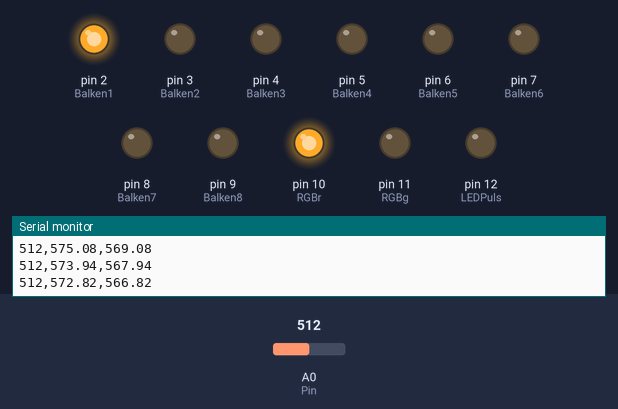
Bench run of a sketch on a simulated Arduino Uno, built with avr-gcc and run on an emulated ATmega328P. Parts: output pins drawn as LEDs (lit = HIGH), the last lines printed to the serial monitor. Dashed ring = blinking. Inputs (shaded band) come from the test bench; at power-on: A0 (Pin) = 512.

Above: at 1.2 s.
1.3 s: A0 (Pin) set to 553
4.3 s: A0 (Pin) set to 574
At 6.2 s:
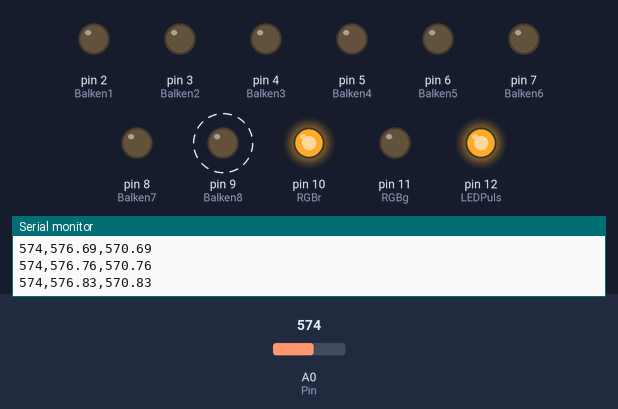
7.3 s: A0 (Pin) set to 511
At 7.9 s:
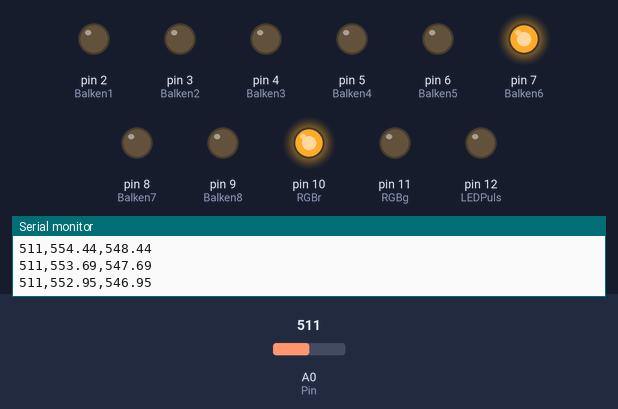
10.3 s: A0 (Pin) set to 537
At 12.1 s:
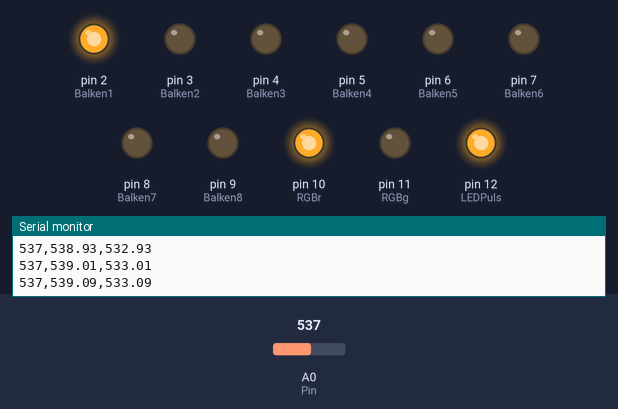
13.3 s: A0 (Pin) set to 306
At 13.7 s:
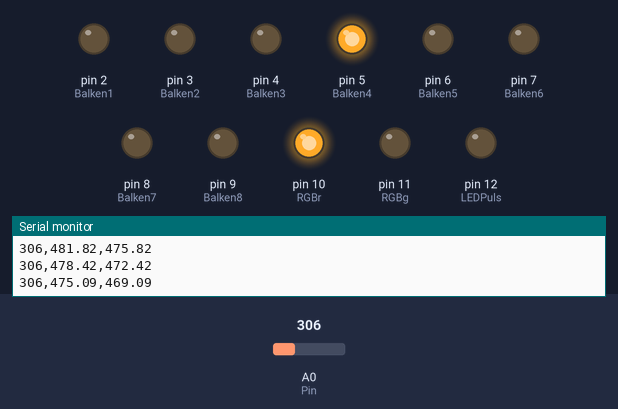
16.3 s: A0 (Pin) set to 331
At 17.5 s:
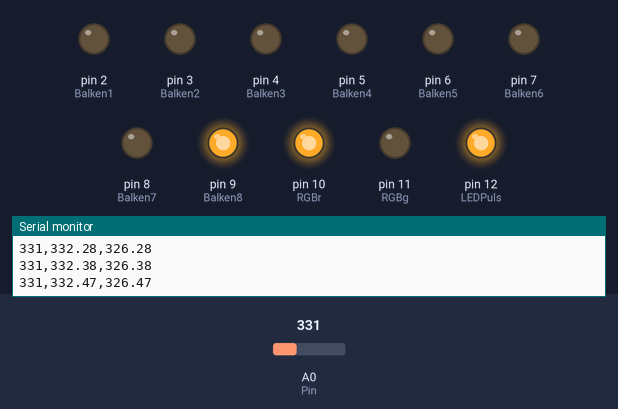
Timing chart, 0 to 20.3 s (numbered marks = the images above; inputs shaded):
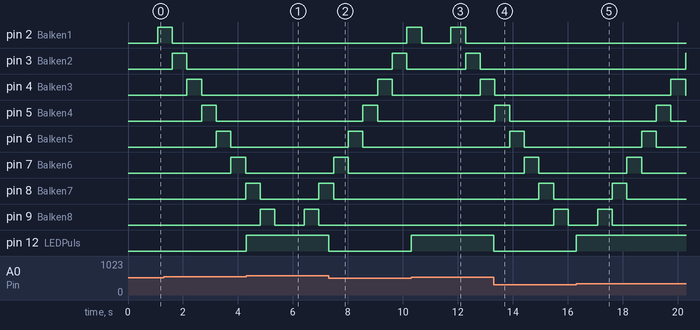

Measured:
- the behaviour switches between 563 and 564 on A0 (Pin) (found by bisection; images 0 and 1)
- the behaviour switches between 519 and 520 on A0 (Pin) (found by bisection; images 2 and 3)
- the behaviour switches between 322 and 323 on A0 (Pin) (found by bisection; images 4 and 5)
- after the input at 4.3 s, pin 12 (LEDPuls): LOW → HIGH at once
- after the input at 7.3 s, pin 12 (LEDPuls): HIGH → LOW at once
- after the input at 10.3 s, pin 12 (LEDPuls): LOW → HIGH at once
- after the input at 13.3 s, pin 12 (LEDPuls): HIGH → LOW at once
- after the input at 16.3 s, pin 12 (LEDPuls): LOW → HIGH at once

The sketch:

Biofeedback.ino
```cpp
///////////////////////////////////////////////////////////////////////////////////
// Biofeedback
// von Ulrich Schmerold
// 09/2020
////////////////////////////////////////////////////////////////////////////////////
#include "LED.h"

unsigned int value;       // Wert vom Pulssensor
const int Abstand = 6;    // Abstand von Puls ein - Puls aus
unsigned long timer;
unsigned long duration = 700;  // Abstand (Zeit) zwischen zwei Pulssequenzen. Wert wird später angepasst.
byte state = 0;

float Output;         // Ergebnis der Mittelwert-Rechnung.
float Oldvalue = 700; // wird durch Mittelwertberechnung angepasst
const float n = 0.98; // Wert für die Berechnung vom Gleitenden Mittelwert (n < 1)


int RSA;  //Respiratorische SinusArrhythmie
// die folgenden vier Variablen werden zur Berechnung eines RSA aus einer Atemsequenz (Aus + Einatmung) benötigt
long T_Ein = 0L;
long T_Aus = 0L;
 int N_Ein = 0;
 int N_Aus = 0;

void setup() {
  Serial.begin(9600);
  pinMode( A0, INPUT );     // Pin, an dem der Pulssensor angeschlossen ist
  SetupLED();               // Initialisierung aller Variablen für die LED Anzeigen (LED.h)
  digitalWrite(RGBr, HIGH);
}

void loop() {

  int z = Atmung(); // LED-Balkenanzeige laufen lassen

  //**************** Messung Pulssignal ***********************

  value = analogRead(A0);

  //***************** gleitender Mittelwert (Lowpass-Filter )***************

  Output = Oldvalue * n + value * (1 - n); // wobei n < 1
  Oldvalue = Output;

  //************************************************************************
  if (value > (Output + Abstand))
  {
    if (state == 0) { // Pulsschlag erkannt
      state = 1;
      duration = millis() - timer;
      timer = millis();
      digitalWrite(LEDPuls, HIGH); // Puls LED einschalten

      // ***************** Ausgabe der Dauer einer Pulssequenz für den Arduino Serial Plotter
      // if ((duration >750) && (duration<900))   Serial.println(duration);

      //****************** hier wird die Respiratorische SinusArrhythmie (RSA) aus einer Atemsequenz ermittelt ********
      if ( z > 0 && z < 10) {  // Einatmung
        N_Ein++;
        T_Ein = T_Ein + duration;
      }
      if ( z > 10 && z <= 19) { // Ausatmung
        N_Aus++;
        T_Aus = T_Aus + duration;
      }
      if (z == 0){ // eine Atemsequenz abgeschlossen
        RSA = ((T_Aus / N_Aus) - (T_Ein / N_Ein));
        if (RSA >= 0) {
          digitalWrite(RGBr, LOW);
          digitalWrite(RGBg, HIGH);
        }
        if (RSA < 0){
          digitalWrite(RGBg, LOW);
          digitalWrite(RGBr, HIGH);
        }
        T_Aus = 0L;
        T_Ein = 0L;
        N_Ein = 0;
        N_Aus = 0;
      }
      //**************************************************************************
    }
  }
  if (state == 1) {
    if  (value < (Output )) {
      state = 0;
      digitalWrite(LEDPuls, LOW);  //Puls LED auschalten
    }
  }

  // *************** Testausgabe der Werte *****************
    Serial.print(value);

    Serial.print(","); Serial.print(Output+Abstand);
    Serial.print(","); Serial.print(Output);

    Serial.println();

  //*************************************************************
}
```

LED.h
```cpp
const byte LEDPuls = 12; // LED blinkt im Tackt vom Puls

const byte RGBg = 11;   //Große LED grün
const byte RGBr = 10;   //Große LED rot

const byte Balken1 = 2;
const byte Balken2 = 3;
const byte Balken3 = 4;
const byte Balken4 = 5;
const byte Balken5 = 6;
const byte Balken6 = 7;
const byte Balken7 = 8;
const byte Balken8 = 9;

byte z = 0;
unsigned long t = millis();
const unsigned long f = 60000 / 6 / 19; // Zeit pro Atemphase ==> 6 Atemzüge pro Minute  ==> Millisekunden (6000) / Atemzüge (6) / Phasen Balkenanzeige (19)

int zz = 3;

void SetupLED()
{
  pinMode( LEDPuls, OUTPUT );

  pinMode( RGBr, OUTPUT );
  pinMode( RGBg, OUTPUT );

  pinMode( Balken1, OUTPUT );
  pinMode( Balken2, OUTPUT );
  pinMode( Balken3, OUTPUT );
  pinMode( Balken4, OUTPUT );
  pinMode( Balken5, OUTPUT );
  pinMode( Balken6, OUTPUT );
  pinMode( Balken7, OUTPUT );
  pinMode( Balken8, OUTPUT );
}

int Atmung()
{
  if(millis() - t > f ) {
    switch ( z++ ){
      case 1:
        digitalWrite(Balken1, HIGH);  // Einatmung beginnt
      break;
      case 2:
        digitalWrite(Balken1, LOW);
        digitalWrite(Balken2, HIGH);
      break;
      case 3:
        digitalWrite(Balken2, LOW);
        digitalWrite(Balken3, HIGH);
      break;
      case 4:
        digitalWrite(Balken3, LOW);
        digitalWrite(Balken4, HIGH);
      break;
      case 5:
        digitalWrite(Balken4, LOW);
        digitalWrite(Balken5, HIGH);
      break;
      case 6:
         digitalWrite(Balken5, LOW);
         digitalWrite(Balken6, HIGH);
      break;
      case 7:
        digitalWrite(Balken6, LOW);
        digitalWrite(Balken7, HIGH);
      break;
      case 8:
        digitalWrite(Balken7, LOW);
        digitalWrite(Balken8, HIGH);
      break;
      case 9:
           digitalWrite(Balken8, LOW);
      break;

      // ***************   kurze Pause

      case 11:
           digitalWrite(Balken8, HIGH);
      break;
      case 12:
        digitalWrite(Balken8, LOW);  // Ausatmung beginnt
        digitalWrite(Balken7, HIGH);
      break;
      case 13:
        digitalWrite(Balken7, LOW);
        digitalWrite(Balken6, HIGH);
      break;
      case 14:
        digitalWrite(Balken6, LOW);
        digitalWrite(Balken5, HIGH);
      break;
      case 15:
        digitalWrite(Balken5, LOW);
        digitalWrite(Balken4, HIGH);
      break;
     case 16:
        digitalWrite(Balken4, LOW);
        digitalWrite(Balken3, HIGH);
      break;
     case 17:
        digitalWrite(Balken3, LOW);
        digitalWrite(Balken2, HIGH);
      break;
      case 18:
        digitalWrite(Balken2, LOW);
        digitalWrite(Balken1, HIGH);
      break;
     case 19:
        digitalWrite(Balken1, LOW);
        z=0;
      break;
    }
    t=millis();
  }
  return(z);

}
```
